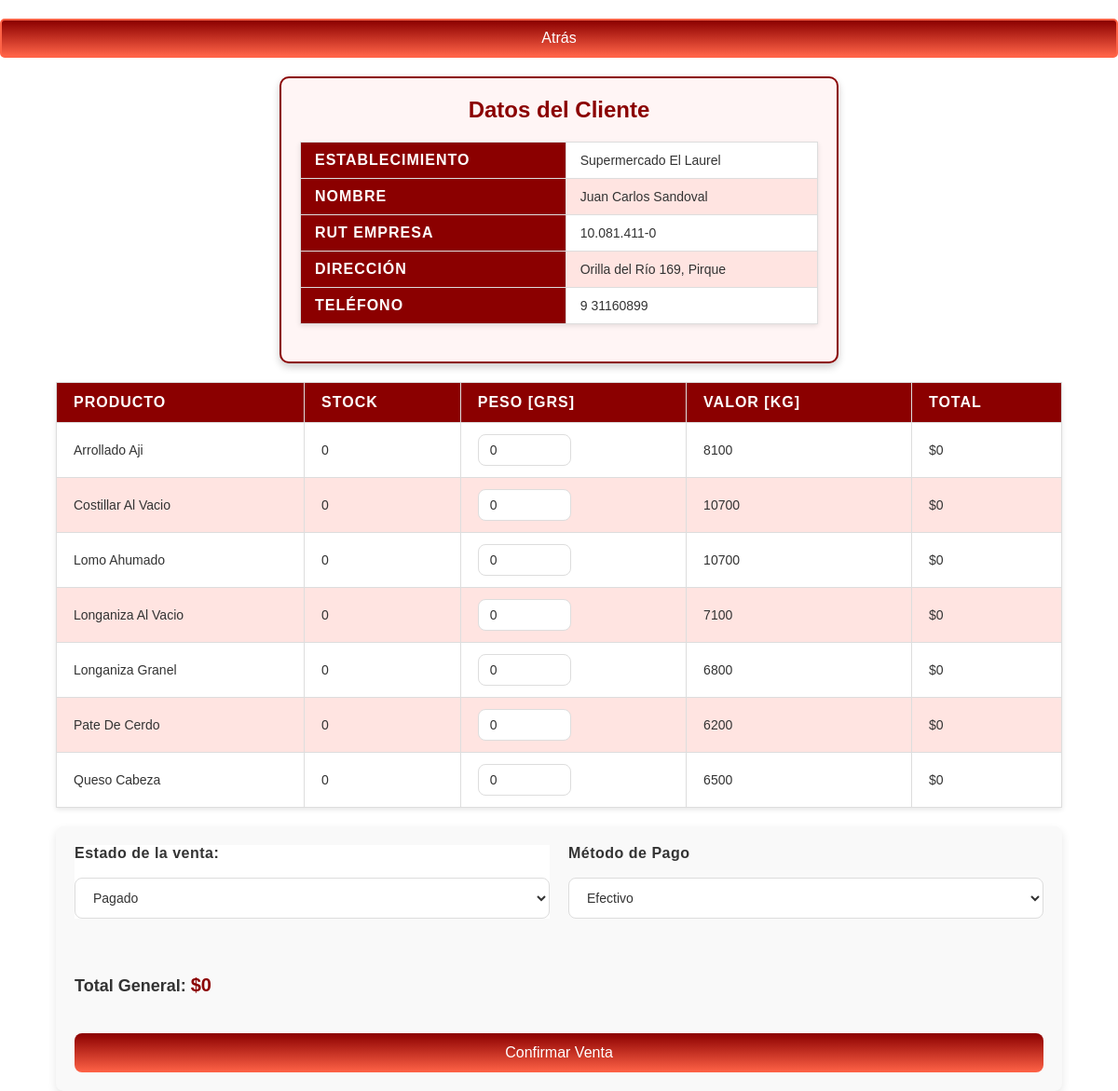
The page /venta_cliente/4/ on the database as committed earlier.
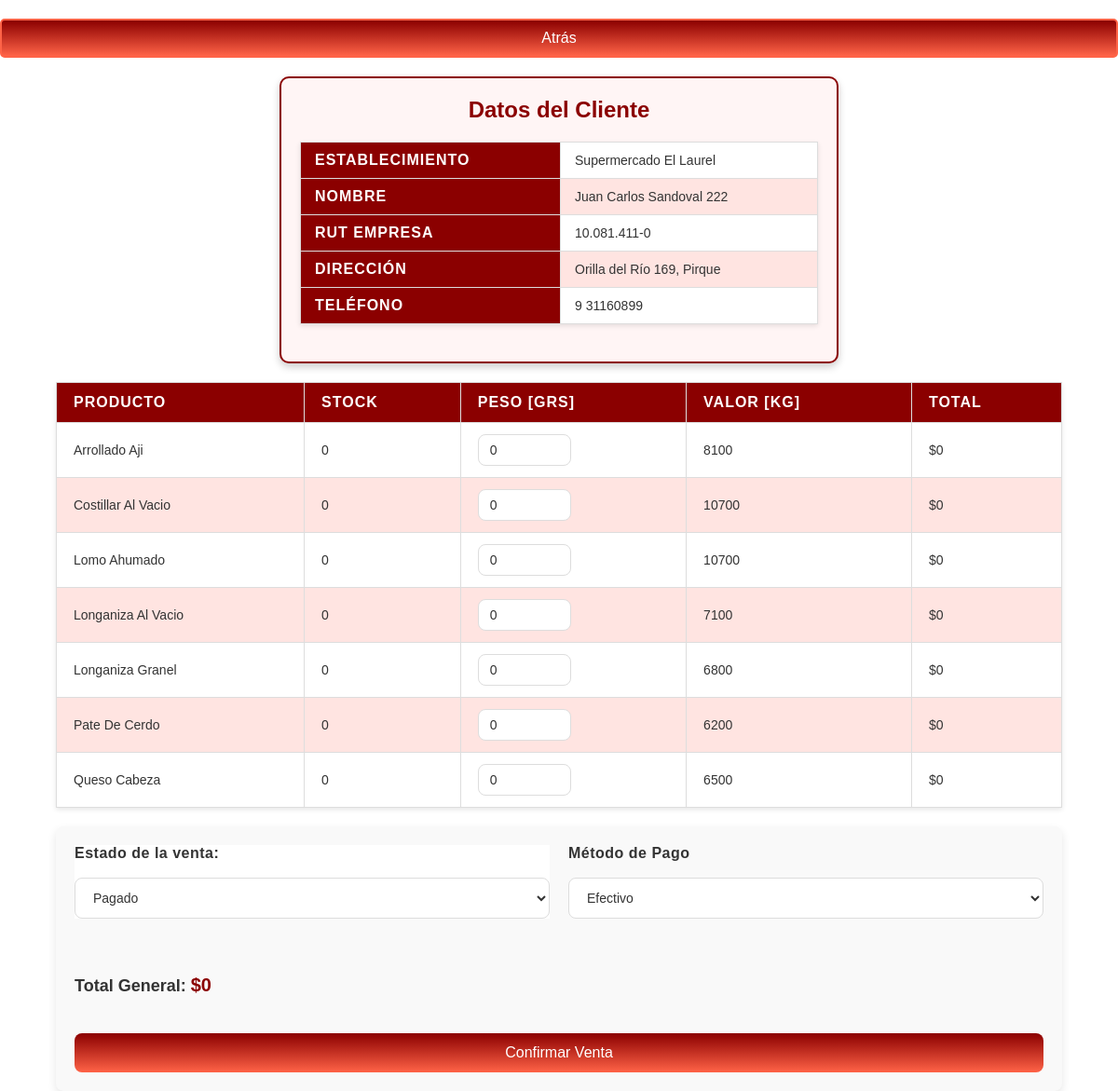
The same page on the database as committed later.
### usuarios/models.py (models this page shows, shortened)
class Cliente(models.Model):
    nombre              = models.CharField(max_length=100)
    establecimiento     = models.CharField(max_length=100)
    rut_empresa         = models.CharField(max_length=20, unique=True)
    direccion           = models.TextField(null=True, blank=True)
    telefono            = models.CharField(max_length=20, null=True, blank=True)
    fecha_registro      = models.DateTimeField(auto_now_add=True)
    deuda               = models.PositiveIntegerField(default=0)

### usuarios/views.py (the view, shortened to what this page needs)
# urls.py: path('venta_cliente/<int:cliente_id>/', venta_cliente_view, name='venta_cliente'),
def venta_cliente_view(request, cliente_id):
    cliente = Cliente.objects.get(id=cliente_id)
    productos = Producto.objects.all()
    return render(request, 'usuarios/venta_cliente.html', {'cliente': cliente, 'productos': productos})

### usuarios/templates/usuarios/venta_cliente.html (shortened to what this page needs)
{% load static %}
<!DOCTYPE html>
<html lang="es">
<head>
    <link rel="stylesheet" href="{% static 'css/styles-venta-cliente.css' %}">
</head>
<body>
    <div class="client-details-container">
        <button class="btn-back" onclick="history.back()">Atrás</button>
        <div class="client-info">
            <h2>Datos del Cliente</h2>
            <div class="client-card">
                <table class="client-table">
                    <tbody>
                        <tr>
                            <th>Establecimiento</th>
                            <td>{{ cliente.establecimiento }}</td>
                        </tr>
                        <tr>
                            <th>Nombre</th>
                            <td>{{ cliente.nombre }}</td>
                        </tr>
                        <tr>
                            <th>RUT Empresa</th>
                            <td>{{ cliente.rut_empresa }}</td>
                        </tr>
                        <tr>
                            <th>Dirección</th>
                            <td>{{ cliente.direccion }}</td>
                        </tr>
                        <tr>
                            <th>Teléfono</th>
                            <td>{{ cliente.telefono }}</td>
                        </tr>
                    </tbody>
                </table>
            </div>
        </div>
        <form method="POST" id="ventaForm">
            <table>
                <thead>
                    <tr>
                        <th>Producto</th>
                        <th>Stock</th>
                        <th>Peso [grs]</th>
                        <th>Valor [kg]</th>
                        <th>Total</th>
                    </tr>
                </thead>
                <tbody>
                    {% for producto in productos %}
                    <tr>
                        <td>{{ producto.nombre }}</td>
                        <td>{{ producto.stock }}</td>
                        <td>
                            <input
                                type="number"
                                name="cantidades_{{ producto.id }}"
                                step="any"
                                min="0"
                                value="0"
                                class="cantidad-input"
                                placeholder="Cantidad en gramos" />
                        </td>
                        <td class="precio">{{ producto.precio }}</td>
                        <td class="total">$0.00</td>
                    </tr>
                    {% endfor %}
                </tbody>
            </table>
            <div class="container-selectores">
                <div class="venta-estado">
                    <label for="estado">Estado de la venta:</label>
                    <select name="estado" id="estado">
                        <option value="pagado">Pagado</option>
                    </select>
                </div>
                <div class="venta-estado">
                    <label for="metodo_pago">Método de Pago</label>
                    <select name="metodo_pago" id="metodo_pago">
                        <option value="efectivo">Efectivo</option>
                    </select>
                </div>
                <div class="total-global">
                    <h4>Total General: <span id="totalVentaGlobal">$0.00</span></h4>
                </div>
                <button type="submit" class="btn-primary" id="confirmVentaBtn">Confirmar Venta</button>
            </div>
        </form>
    </div>
</body>
</html>

Rows that differ between the two databases and show on the page:
changed Cliente "Supermercado El Laurel": nombre "Juan Carlos Sandoval" → "Juan Carlos Sandoval 222"
